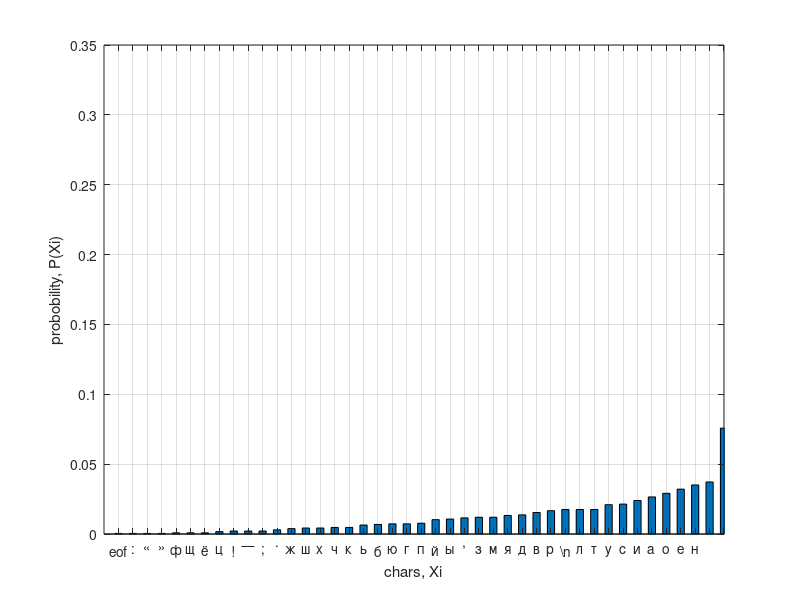

MATLAB code to generate this figure: (Note: this script raises an error after producing the figure.)
clear all; clc; close all;

%% Analisys of text from file
% to-do
% 1) Reading the file as a text of array of chars

fileID = fopen('Textvar5.txt','r');
formatSpec = '%c';
A = lower(fscanf(fileID,formatSpec));

% 2) Create array of cells which consist of three columns
% "char"->"amount of meetings"->"probobilities"
len_A = length(A);
len_uA = length(unique(A));

newcell = cell(len_uA, 3);  % "char"->"amount of meetings"->"probobilities"


newcell{1, 1} = 'eof';
newcell{1, 2} = 1;
newcell{1, 3} = 1 / len_A; 
newcell{2, 1} = '\n';
newcell{2, 2} = 41;
newcell{2, 3} = 41 / len_A;

counter = 1;
for ch = unique(A)
    if counter > 2
        newcell{counter, 1} = ch;
        newcell{counter, 2} = length(findstr(A,ch));
        newcell{counter, 3} = length(findstr(A,ch)) / len_A;
    end
        counter = counter + 1;
end

newMatrix = sortrows(newcell, 3);

% 3) Save the chars and probobalities to file *.mat and *.xls as the cell
% variables. Name the files shouold be:
% Data_Analisys.mat
% Data_Analisys.xls
% Data_Analisys.png

chars = cell(1, len_uA);
probobalities = cell(1, len_uA);

for i = 1 : len_uA
    chars{1, i} = newMatrix{i, 1};
    probobalities{1, i} = newMatrix{i, 3};
end

% 4) Plot the distribution of probability of symbols in text. 
% Be careful to the labels on the axis.
% Recommendation use xticks(), xticklabels().

x = 1:len_uA;
Y = cell2mat(probobalities);

% graf = plot(x, Y, 'o', Color='red');
graf = bar(x, Y, 0.5);
xlim([0 43]);
grid on;

xticks(1:1:len_uA);

xticklabels({'eof',':', '«','»','ф','щ','ё','ц','!','—',';','.','ж','ш','х','ч','к','ь','б','ю','г','п','й','ы',',','з','м','я','д','в','р','\n','л','т','у','с','и','а','о','е','н',' '});
xlabel('сhars, Xi');
ylabel('probobility, P(Xi)');

writematrix(Y, 'Data_Analisys.xls');
save 'Data_Analisys.mat';

% save("chars.mat");
% 5) Save the plot as figure and PNG image with resolution at least 400 px. The name
% of files should be: Data_Analisys.png

saveas(graf, 'Data_Analisys.png');
%% Reading the file
% TO-DO 1
% Read the file from *.txt as a char stream



%% Analysis
% TO-DO 2 
% Use ony char from file
% Use  lowercase string
% Try to use the "Cell" as a data containers;
% Name the varible Data_Analisys
% The cell should consist of 3 columns:
% "Symbol" | "Amount of meeting" | "Probolitie"

% You can use only 1 cycle for this task
% Avoid the memmory allocation in cycle



%% Plot Data
% TO-DO 3
% Illustrate the results from Analysis block
% There should be lable of axis, title, grid



%% Save the file
% TO-DO 4
% Save the figure as Data_Analisys.fig

% Save the figure as image Data_Analisys.png

% Save the data as MAT-file Data_Analisys.mat

% Save the data as Excel table Data_Analisys.xls
